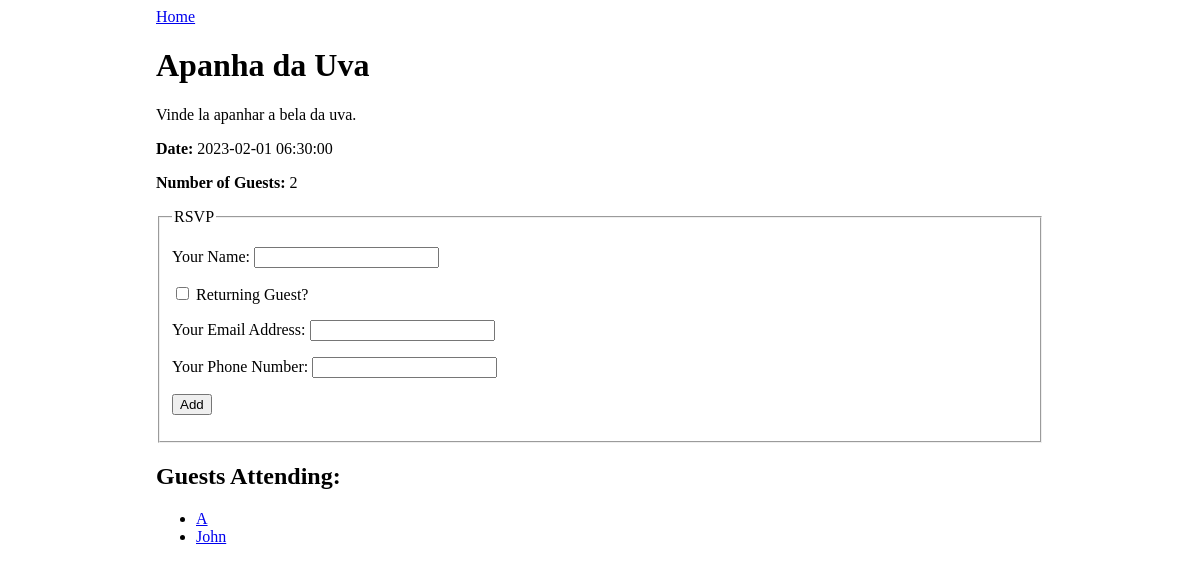
Screenshot of /event/1 with the database file from the repository.
### events_app/models.py (models this page shows)
class Event(db.Model):
    id = db.Column(db.Integer, primary_key=True)
    title = db.Column(db.String(150))
    description = db.Column(db.String(50))
    date_and_time = db.Column(db.DateTime, default=datetime.datetime.utcnow)
    guests = db.relationship('Guest', secondary='guest_event', back_populates='events_attending')

class Guest(db.Model):
    id = db.Column(db.Integer, primary_key=True)
    name = db.Column(db.String(50))
    email = db.Column(db.String(50))
    phone = db.Column(db.String(50))
    events_attending = db.relationship('Event', secondary='guest_event', back_populates='guests')

### events_app/routes.py (the view)
@main.route("/event/<event_id>", methods=["GET"])
def event_detail(event_id):
    context = {"event": Event.query.get(event_id)}
    return render_template("event_detail.html", **context)

### events_app/templates/event_detail.html (shortened to what this page needs)
{% extends 'base.html' %}
{% block content %}
<a href="/">Home</a>
<h1>{{ event.title }}</h1>
<p>{{ event.description }}</p>
<p><strong>Date:</strong> {{ event.date_and_time }}</p>
<p><strong>Number of Guests:</strong> {{ event.guests|length }}</p>
<form method="POST">
    <fieldset>
        <legend>RSVP</legend>
        <p>
            <label>
                Your Name:
                <input type="text" name="guest_name">
            </label>
        </p>
        <p>
            <label>
                <input type="checkbox" name="returning" onchange="returningGuestChanged(this.checked)">
                Returning Guest?
            </label>
        </p>
        <div id="new-guest-info">
            <p>
                <label>
                    Your Email Address:
                    <input type="email" name="email">
                </label>
            </p>
            <p>
                <label>
                    Your Phone Number:
                    <input type="phone" name="phone">
                </label>
            </p>
        </div>
        <p>
            <input type="submit" name="submit" value="Add">
        </p>
    </fieldset>
</form>
{% if event.guests|length > 0 %}
<h2>Guests Attending:</h2>
<ul>
    {% for guest in event.guests %}
    <li><a href="/guest/{{ guest.id }}">{{ guest.name }}</a></li>
    {% endfor %}
</ul>
{% endif %}
{% endblock %}

### events_app/static/style.css (style rules this page uses)
body { display: flex; justify-content: center; }

### rows the page displays
Event: title "Apanha da Uva", description "Vinde la apanhar a bela da uva.", date_and_time "2023-02-01 06:30:00"
Guest: name "A"
Guest: name "John"

### other values shown
{{ event.guests|length }} "2"
